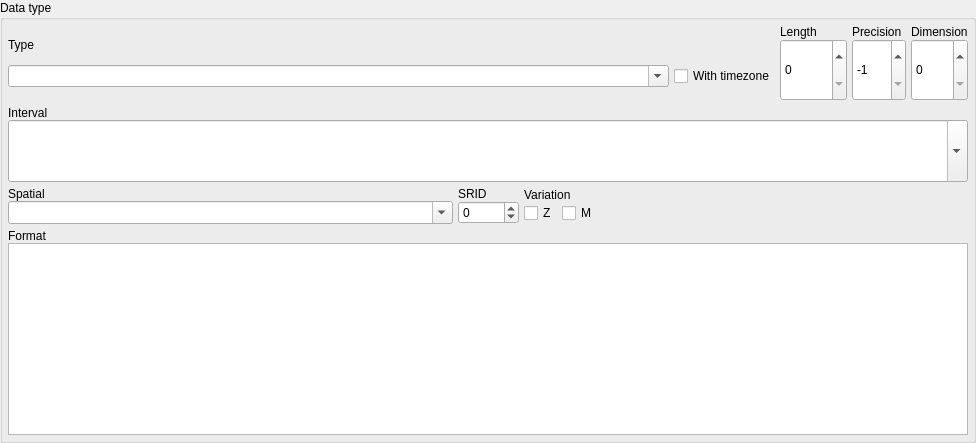
<?xml version="1.0" encoding="UTF-8"?>
<ui version="4.0">
 <class>PgSQLTypeWidget</class>
 <widget class="QWidget" name="PgSQLTypeWidget">
  <property name="geometry">
   <rect>
    <x>0</x>
    <y>0</y>
    <width>976</width>
    <height>443</height>
   </rect>
  </property>
  <property name="sizePolicy">
   <sizepolicy hsizetype="Preferred" vsizetype="Fixed">
    <horstretch>0</horstretch>
    <verstretch>0</verstretch>
   </sizepolicy>
  </property>
  <property name="minimumSize">
   <size>
    <width>0</width>
    <height>0</height>
   </size>
  </property>
  <property name="maximumSize">
   <size>
    <width>16777215</width>
    <height>16777215</height>
   </size>
  </property>
  <property name="windowTitle">
   <string>Form</string>
  </property>
  <layout class="QGridLayout" name="pgsqltype_grid">
   <property name="leftMargin">
    <number>0</number>
   </property>
   <property name="topMargin">
    <number>0</number>
   </property>
   <property name="rightMargin">
    <number>0</number>
   </property>
   <property name="bottomMargin">
    <number>0</number>
   </property>
   <property name="spacing">
    <number>5</number>
   </property>
   <item row="0" column="0">
    <widget class="QGroupBox" name="data_type_gb">
     <property name="sizePolicy">
      <sizepolicy hsizetype="Preferred" vsizetype="Expanding">
       <horstretch>0</horstretch>
       <verstretch>0</verstretch>
      </sizepolicy>
     </property>
     <property name="minimumSize">
      <size>
       <width>0</width>
       <height>0</height>
      </size>
     </property>
     <property name="focusPolicy">
      <enum>Qt::FocusPolicy::NoFocus</enum>
     </property>
     <property name="title">
      <string>Data type</string>
     </property>
     <layout class="QVBoxLayout" name="verticalLayout">
      <property name="spacing">
       <number>5</number>
      </property>
      <property name="leftMargin">
       <number>5</number>
      </property>
      <property name="topMargin">
       <number>5</number>
      </property>
      <property name="rightMargin">
       <number>5</number>
      </property>
      <property name="bottomMargin">
       <number>5</number>
      </property>
      <item>
       <layout class="QHBoxLayout" name="horizontalLayout_5">
        <item>
         <layout class="QVBoxLayout" name="type_lt">
          <property name="spacing">
           <number>0</number>
          </property>
          <item>
           <widget class="QLabel" name="type_lbl">
            <property name="sizePolicy">
             <sizepolicy hsizetype="Expanding" vsizetype="Fixed">
              <horstretch>0</horstretch>
              <verstretch>0</verstretch>
             </sizepolicy>
            </property>
            <property name="maximumSize">
             <size>
              <width>16777215</width>
              <height>16777215</height>
             </size>
            </property>
            <property name="text">
             <string>Type</string>
            </property>
           </widget>
          </item>
          <item>
           <layout class="QHBoxLayout" name="horizontalLayout_2">
            <property name="spacing">
             <number>5</number>
            </property>
            <item>
             <widget class="QComboBox" name="type_cmb">
              <property name="sizePolicy">
               <sizepolicy hsizetype="Expanding" vsizetype="Preferred">
                <horstretch>0</horstretch>
                <verstretch>0</verstretch>
               </sizepolicy>
              </property>
              <property name="minimumSize">
               <size>
                <width>0</width>
                <height>0</height>
               </size>
              </property>
              <property name="font">
               <font>
                <bold>false</bold>
                <stylestrategy>PreferDefault</stylestrategy>
               </font>
              </property>
              <property name="styleSheet">
               <string notr="true">font-weight: normal;</string>
              </property>
              <property name="editable">
               <bool>true</bool>
              </property>
              <property name="sizeAdjustPolicy">
               <enum>QComboBox::SizeAdjustPolicy::AdjustToContentsOnFirstShow</enum>
              </property>
              <property name="iconSize">
               <size>
                <width>28</width>
                <height>28</height>
               </size>
              </property>
             </widget>
            </item>
            <item>
             <widget class="QCheckBox" name="timezone_chk">
              <property name="enabled">
               <bool>true</bool>
              </property>
              <property name="sizePolicy">
               <sizepolicy hsizetype="Fixed" vsizetype="Fixed">
                <horstretch>0</horstretch>
                <verstretch>0</verstretch>
               </sizepolicy>
              </property>
              <property name="layoutDirection">
               <enum>Qt::LayoutDirection::LeftToRight</enum>
              </property>
              <property name="styleSheet">
               <string notr="true">font-weight: normal;</string>
              </property>
              <property name="text">
               <string>With timezone</string>
              </property>
             </widget>
            </item>
           </layout>
          </item>
         </layout>
        </item>
        <item>
         <layout class="QHBoxLayout" name="len_prec_dim_lt">
          <property name="spacing">
           <number>5</number>
          </property>
          <item>
           <layout class="QVBoxLayout" name="length_lt">
            <property name="spacing">
             <number>0</number>
            </property>
            <item>
             <widget class="QLabel" name="length_lbl">
              <property name="sizePolicy">
               <sizepolicy hsizetype="Fixed" vsizetype="Fixed">
                <horstretch>0</horstretch>
                <verstretch>0</verstretch>
               </sizepolicy>
              </property>
              <property name="font">
               <font>
                <italic>false</italic>
                <bold>false</bold>
               </font>
              </property>
              <property name="toolTip">
               <string>Length</string>
              </property>
              <property name="text">
               <string>Length</string>
              </property>
             </widget>
            </item>
            <item>
             <widget class="QSpinBox" name="length_sb">
              <property name="sizePolicy">
               <sizepolicy hsizetype="Preferred" vsizetype="Preferred">
                <horstretch>0</horstretch>
                <verstretch>0</verstretch>
               </sizepolicy>
              </property>
              <property name="maximumSize">
               <size>
                <width>16777215</width>
                <height>16777215</height>
               </size>
              </property>
              <property name="toolTip">
               <string>Length</string>
              </property>
              <property name="styleSheet">
               <string notr="true">font-weight: normal;</string>
              </property>
              <property name="minimum">
               <number>0</number>
              </property>
              <property name="maximum">
               <number>2147483647</number>
              </property>
              <property name="value">
               <number>0</number>
              </property>
             </widget>
            </item>
           </layout>
          </item>
          <item>
           <layout class="QVBoxLayout" name="precision_lt">
            <property name="spacing">
             <number>0</number>
            </property>
            <item>
             <widget class="QLabel" name="precision_lbl">
              <property name="sizePolicy">
               <sizepolicy hsizetype="Fixed" vsizetype="Fixed">
                <horstretch>0</horstretch>
                <verstretch>0</verstretch>
               </sizepolicy>
              </property>
              <property name="font">
               <font>
                <italic>false</italic>
                <bold>false</bold>
               </font>
              </property>
              <property name="toolTip">
               <string>Precision</string>
              </property>
              <property name="text">
               <string>Precision</string>
              </property>
             </widget>
            </item>
            <item>
             <widget class="QSpinBox" name="precision_sb">
              <property name="sizePolicy">
               <sizepolicy hsizetype="Preferred" vsizetype="Preferred">
                <horstretch>0</horstretch>
                <verstretch>0</verstretch>
               </sizepolicy>
              </property>
              <property name="maximumSize">
               <size>
                <width>16777215</width>
                <height>16777215</height>
               </size>
              </property>
              <property name="toolTip">
               <string>Precision</string>
              </property>
              <property name="styleSheet">
               <string notr="true">font-weight: normal;</string>
              </property>
              <property name="minimum">
               <number>-1</number>
              </property>
              <property name="maximum">
               <number>1000</number>
              </property>
              <property name="singleStep">
               <number>1</number>
              </property>
              <property name="value">
               <number>-1</number>
              </property>
             </widget>
            </item>
           </layout>
          </item>
          <item>
           <layout class="QVBoxLayout" name="dimension_lt">
            <property name="spacing">
             <number>0</number>
            </property>
            <item>
             <widget class="QLabel" name="dimension_lbl">
              <property name="sizePolicy">
               <sizepolicy hsizetype="Fixed" vsizetype="Fixed">
                <horstretch>0</horstretch>
                <verstretch>0</verstretch>
               </sizepolicy>
              </property>
              <property name="font">
               <font>
                <italic>false</italic>
                <bold>false</bold>
               </font>
              </property>
              <property name="toolTip">
               <string>Dimension</string>
              </property>
              <property name="text">
               <string>Dimension</string>
              </property>
             </widget>
            </item>
            <item>
             <widget class="QSpinBox" name="dimension_sb">
              <property name="sizePolicy">
               <sizepolicy hsizetype="Preferred" vsizetype="Preferred">
                <horstretch>0</horstretch>
                <verstretch>0</verstretch>
               </sizepolicy>
              </property>
              <property name="maximumSize">
               <size>
                <width>16777215</width>
                <height>16777215</height>
               </size>
              </property>
              <property name="toolTip">
               <string>Dimension</string>
              </property>
              <property name="styleSheet">
               <string notr="true">font-weight: normal;</string>
              </property>
              <property name="maximum">
               <number>99</number>
              </property>
              <property name="value">
               <number>0</number>
              </property>
             </widget>
            </item>
           </layout>
          </item>
         </layout>
        </item>
       </layout>
      </item>
      <item>
       <layout class="QHBoxLayout" name="horizontalLayout_4">
        <item>
         <layout class="QVBoxLayout" name="interval_lt">
          <property name="spacing">
           <number>0</number>
          </property>
          <item>
           <widget class="QLabel" name="interval_lbl">
            <property name="enabled">
             <bool>true</bool>
            </property>
            <property name="sizePolicy">
             <sizepolicy hsizetype="Expanding" vsizetype="Fixed">
              <horstretch>0</horstretch>
              <verstretch>0</verstretch>
             </sizepolicy>
            </property>
            <property name="minimumSize">
             <size>
              <width>55</width>
              <height>0</height>
             </size>
            </property>
            <property name="maximumSize">
             <size>
              <width>16777215</width>
              <height>16777215</height>
             </size>
            </property>
            <property name="font">
             <font>
              <italic>false</italic>
             </font>
            </property>
            <property name="text">
             <string>Interval</string>
            </property>
           </widget>
          </item>
          <item>
           <widget class="QComboBox" name="interval_cmb">
            <property name="enabled">
             <bool>true</bool>
            </property>
            <property name="sizePolicy">
             <sizepolicy hsizetype="Expanding" vsizetype="Preferred">
              <horstretch>0</horstretch>
              <verstretch>0</verstretch>
             </sizepolicy>
            </property>
            <property name="minimumSize">
             <size>
              <width>0</width>
              <height>0</height>
             </size>
            </property>
            <property name="styleSheet">
             <string notr="true">font-weight: normal;</string>
            </property>
            <property name="editable">
             <bool>true</bool>
            </property>
            <property name="iconSize">
             <size>
              <width>28</width>
              <height>28</height>
             </size>
            </property>
           </widget>
          </item>
         </layout>
        </item>
       </layout>
      </item>
      <item>
       <layout class="QHBoxLayout" name="horizontalLayout_3">
        <item>
         <layout class="QVBoxLayout" name="spatial_lt">
          <property name="spacing">
           <number>0</number>
          </property>
          <item>
           <widget class="QLabel" name="spatial_lbl">
            <property name="enabled">
             <bool>true</bool>
            </property>
            <property name="sizePolicy">
             <sizepolicy hsizetype="Expanding" vsizetype="Fixed">
              <horstretch>0</horstretch>
              <verstretch>0</verstretch>
             </sizepolicy>
            </property>
            <property name="minimumSize">
             <size>
              <width>55</width>
              <height>0</height>
             </size>
            </property>
            <property name="maximumSize">
             <size>
              <width>16777215</width>
              <height>16777215</height>
             </size>
            </property>
            <property name="font">
             <font>
              <italic>false</italic>
              <bold>false</bold>
             </font>
            </property>
            <property name="text">
             <string>Spatial</string>
            </property>
           </widget>
          </item>
          <item>
           <widget class="QComboBox" name="spatial_cmb">
            <property name="enabled">
             <bool>true</bool>
            </property>
            <property name="sizePolicy">
             <sizepolicy hsizetype="Expanding" vsizetype="Preferred">
              <horstretch>0</horstretch>
              <verstretch>0</verstretch>
             </sizepolicy>
            </property>
            <property name="minimumSize">
             <size>
              <width>0</width>
              <height>0</height>
             </size>
            </property>
            <property name="styleSheet">
             <string notr="true">font-weight: normal;</string>
            </property>
            <property name="editable">
             <bool>true</bool>
            </property>
            <property name="iconSize">
             <size>
              <width>28</width>
              <height>28</height>
             </size>
            </property>
           </widget>
          </item>
         </layout>
        </item>
        <item>
         <layout class="QVBoxLayout" name="srid_lt">
          <property name="spacing">
           <number>0</number>
          </property>
          <item>
           <widget class="QLabel" name="srid_lbl">
            <property name="sizePolicy">
             <sizepolicy hsizetype="Fixed" vsizetype="Fixed">
              <horstretch>0</horstretch>
              <verstretch>0</verstretch>
             </sizepolicy>
            </property>
            <property name="text">
             <string>SRID</string>
            </property>
           </widget>
          </item>
          <item>
           <widget class="QSpinBox" name="srid_spb">
            <property name="sizePolicy">
             <sizepolicy hsizetype="Preferred" vsizetype="Preferred">
              <horstretch>0</horstretch>
              <verstretch>0</verstretch>
             </sizepolicy>
            </property>
            <property name="minimum">
             <number>-1</number>
            </property>
            <property name="maximum">
             <number>99999</number>
            </property>
           </widget>
          </item>
         </layout>
        </item>
        <item>
         <layout class="QVBoxLayout" name="variation_lt">
          <property name="spacing">
           <number>0</number>
          </property>
          <item>
           <widget class="QLabel" name="variation_lbl">
            <property name="enabled">
             <bool>true</bool>
            </property>
            <property name="sizePolicy">
             <sizepolicy hsizetype="Fixed" vsizetype="Fixed">
              <horstretch>0</horstretch>
              <verstretch>0</verstretch>
             </sizepolicy>
            </property>
            <property name="minimumSize">
             <size>
              <width>0</width>
              <height>0</height>
             </size>
            </property>
            <property name="maximumSize">
             <size>
              <width>16777215</width>
              <height>16777215</height>
             </size>
            </property>
            <property name="font">
             <font>
              <italic>false</italic>
              <bold>false</bold>
             </font>
            </property>
            <property name="text">
             <string>Variation</string>
            </property>
           </widget>
          </item>
          <item>
           <layout class="QHBoxLayout" name="horizontalLayout">
            <property name="spacing">
             <number>5</number>
            </property>
            <item>
             <widget class="QCheckBox" name="var_z_chk">
              <property name="text">
               <string>Z</string>
              </property>
             </widget>
            </item>
            <item>
             <widget class="QCheckBox" name="var_m_chk">
              <property name="sizePolicy">
               <sizepolicy hsizetype="Expanding" vsizetype="Fixed">
                <horstretch>0</horstretch>
                <verstretch>0</verstretch>
               </sizepolicy>
              </property>
              <property name="text">
               <string>M</string>
              </property>
             </widget>
            </item>
           </layout>
          </item>
         </layout>
        </item>
       </layout>
      </item>
      <item>
       <layout class="QVBoxLayout" name="format_lt">
        <property name="spacing">
         <number>0</number>
        </property>
        <item>
         <widget class="QLabel" name="format_lbl">
          <property name="sizePolicy">
           <sizepolicy hsizetype="Preferred" vsizetype="Fixed">
            <horstretch>0</horstretch>
            <verstretch>0</verstretch>
           </sizepolicy>
          </property>
          <property name="minimumSize">
           <size>
            <width>55</width>
            <height>0</height>
           </size>
          </property>
          <property name="maximumSize">
           <size>
            <width>16777215</width>
            <height>16777215</height>
           </size>
          </property>
          <property name="text">
           <string>Format</string>
          </property>
         </widget>
        </item>
        <item>
         <widget class="QPlainTextEdit" name="format_txt">
          <property name="sizePolicy">
           <sizepolicy hsizetype="Expanding" vsizetype="Fixed">
            <horstretch>0</horstretch>
            <verstretch>0</verstretch>
           </sizepolicy>
          </property>
          <property name="maximumSize">
           <size>
            <width>16777215</width>
            <height>16777215</height>
           </size>
          </property>
          <property name="frameShadow">
           <enum>QFrame::Shadow::Sunken</enum>
          </property>
          <property name="lineWidth">
           <number>1</number>
          </property>
          <property name="midLineWidth">
           <number>0</number>
          </property>
          <property name="verticalScrollBarPolicy">
           <enum>Qt::ScrollBarPolicy::ScrollBarAlwaysOff</enum>
          </property>
          <property name="horizontalScrollBarPolicy">
           <enum>Qt::ScrollBarPolicy::ScrollBarAlwaysOff</enum>
          </property>
          <property name="readOnly">
           <bool>true</bool>
          </property>
         </widget>
        </item>
       </layout>
      </item>
     </layout>
    </widget>
   </item>
  </layout>
 </widget>
 <tabstops>
  <tabstop>length_sb</tabstop>
  <tabstop>precision_sb</tabstop>
  <tabstop>dimension_sb</tabstop>
  <tabstop>interval_cmb</tabstop>
  <tabstop>spatial_cmb</tabstop>
  <tabstop>srid_spb</tabstop>
  <tabstop>var_z_chk</tabstop>
  <tabstop>var_m_chk</tabstop>
  <tabstop>format_txt</tabstop>
 </tabstops>
 <resources/>
 <connections/>
</ui>
